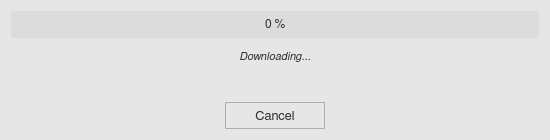
<?xml version="1.0" encoding="UTF-8"?>
<ui version="4.0">
 <class>downloadWindow</class>
 <widget class="QWidget" name="downloadWindow">
  <property name="geometry">
   <rect>
    <x>0</x>
    <y>0</y>
    <width>550</width>
    <height>140</height>
   </rect>
  </property>
  <property name="minimumSize">
   <size>
    <width>0</width>
    <height>0</height>
   </size>
  </property>
  <property name="maximumSize">
   <size>
    <width>16777215</width>
    <height>16777215</height>
   </size>
  </property>
  <property name="font">
   <font>
    <family>FreeSans</family>
    <pointsize>10</pointsize>
    <weight>50</weight>
    <bold>false</bold>
    <stylestrategy>PreferAntialias</stylestrategy>
    <kerning>true</kerning>
   </font>
  </property>
  <property name="windowTitle">
   <string>Download</string>
  </property>
  <property name="windowIcon">
   <iconset>
    <normaloff>icons/download_icon.svg</normaloff>icons/download_icon.svg</iconset>
  </property>
  <property name="styleSheet">
   <string notr="true">QWidget {
	background-color: rgb(230,230,230);
}</string>
  </property>
  <layout class="QGridLayout" name="gridLayout">
   <item row="0" column="0">
    <widget class="QProgressBar" name="dw_progress_bar">
     <property name="minimumSize">
      <size>
       <width>0</width>
       <height>27</height>
      </size>
     </property>
     <property name="maximumSize">
      <size>
       <width>16777215</width>
       <height>27</height>
      </size>
     </property>
     <property name="font">
      <font>
       <family>FreeSans</family>
       <pointsize>9</pointsize>
       <weight>50</weight>
       <bold>false</bold>
       <stylestrategy>PreferAntialias</stylestrategy>
       <kerning>true</kerning>
      </font>
     </property>
     <property name="styleSheet">
      <string notr="true">QProgressBar {
   border: 0px solid black;
   border-radius: 3px;
   background: rgb(220,220,220);
   color: rgb(45,45,45);
   text-align: center;
}

QProgressBar::chunk {
   border: 0px solid black;
   border-radius: 3px;
   background: rgb(0,200,0);
 }</string>
     </property>
     <property name="value">
      <number>0</number>
     </property>
     <property name="textVisible">
      <bool>true</bool>
     </property>
     <property name="format">
      <string>%p %</string>
     </property>
    </widget>
   </item>
   <item row="1" column="0">
    <widget class="QLabel" name="dw_label">
     <property name="minimumSize">
      <size>
       <width>0</width>
       <height>0</height>
      </size>
     </property>
     <property name="maximumSize">
      <size>
       <width>16777215</width>
       <height>16777215</height>
      </size>
     </property>
     <property name="font">
      <font>
       <family>FreeSans</family>
       <pointsize>8</pointsize>
       <italic>true</italic>
       <stylestrategy>PreferAntialias</stylestrategy>
       <kerning>true</kerning>
      </font>
     </property>
     <property name="styleSheet">
      <string notr="true">QLabel {
    margin-top: 5px;
    color: rgb(45,45,45);
}</string>
     </property>
     <property name="text">
      <string>Downloading...</string>
     </property>
     <property name="alignment">
      <set>Qt::AlignHCenter|Qt::AlignTop</set>
     </property>
     <property name="wordWrap">
      <bool>true</bool>
     </property>
    </widget>
   </item>
   <item row="2" column="0">
    <spacer name="verticalSpacer">
     <property name="orientation">
      <enum>Qt::Vertical</enum>
     </property>
     <property name="sizeType">
      <enum>QSizePolicy::Fixed</enum>
     </property>
     <property name="sizeHint" stdset="0">
      <size>
       <width>20</width>
       <height>10</height>
      </size>
     </property>
    </spacer>
   </item>
   <item row="3" column="0">
    <layout class="QHBoxLayout" name="horizontalLayout">
     <item>
      <spacer name="horizontalSpacer">
       <property name="orientation">
        <enum>Qt::Horizontal</enum>
       </property>
       <property name="sizeHint" stdset="0">
        <size>
         <width>40</width>
         <height>20</height>
        </size>
       </property>
      </spacer>
     </item>
     <item>
      <widget class="QToolButton" name="dw_button">
       <property name="minimumSize">
        <size>
         <width>100</width>
         <height>27</height>
        </size>
       </property>
       <property name="maximumSize">
        <size>
         <width>100</width>
         <height>27</height>
        </size>
       </property>
       <property name="font">
        <font>
         <family>FreeSans</family>
         <pointsize>10</pointsize>
         <weight>50</weight>
         <bold>false</bold>
         <stylestrategy>PreferDefault</stylestrategy>
         <kerning>true</kerning>
        </font>
       </property>
       <property name="styleSheet">
        <string notr="true">QToolButton {
	border: 1px solid #acacac;
	border-radius: 1px;
	background-color: qlineargradient(x1:0, y1:0, x2:0, y2:1,
									stop:0 #f0f0f0, stop:1 #e5e5e5);
    color: rgb(45,45,45);
}

QToolButton:hover {
	border: 1px solid #7eb4ea;
	border-radius: 1px;
	background-color: qlineargradient(x1:0, y1:0, x2:0, y2:1,
									stop:0 #ecf4fc, stop:1 #dcecfc);
}

QToolButton:pressed {
	border: 1px solid #579de5;
	border-radius: 1px;
	background-color: qlineargradient(x1:0, y1:0, x2:0, y2:1,
									stop:0 #daecfc, stop:1 #c4e0fc);
}</string>
       </property>
       <property name="text">
        <string>Cancel</string>
       </property>
      </widget>
     </item>
     <item>
      <spacer name="horizontalSpacer_3">
       <property name="orientation">
        <enum>Qt::Horizontal</enum>
       </property>
       <property name="sizeHint" stdset="0">
        <size>
         <width>40</width>
         <height>20</height>
        </size>
       </property>
      </spacer>
     </item>
    </layout>
   </item>
  </layout>
 </widget>
 <resources/>
 <connections/>
</ui>
